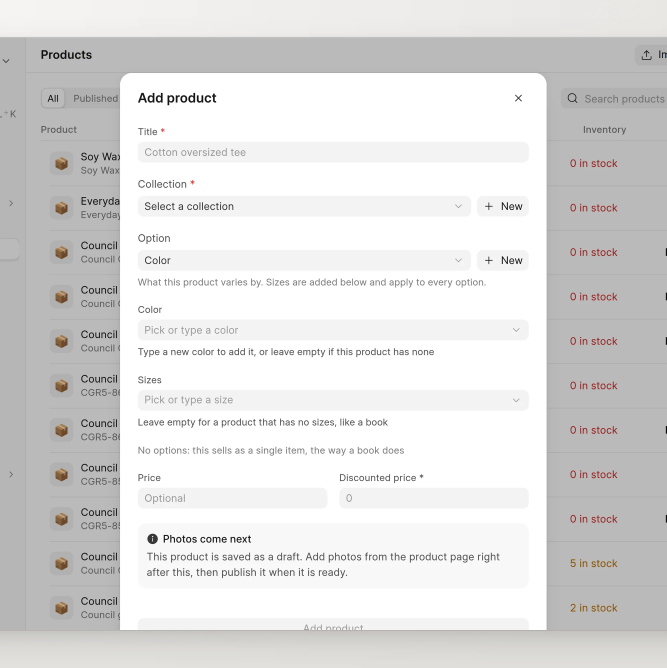
#> input picture add-product-before.webp, 2000 x 2002 px, given in place of p1.jpg, which was not available (shown at 1/3 size)
$ python crop_images.py ../../.. ../../../add-product-mobile-before.webp
#> lines starting #> are read from the running program, lines starting #| are printed output that depends on the picture
import sys
from pathlib import Path

from PIL import Image

raw_dir, out_dir = Path(sys.argv[1]), Path(sys.argv[2])
framing = {
	"p1": (0.5, 0.36, 0.78),
	"p2": (0.51, 0.52, 0.6),
	"p5": (0.5, 0.5, 0.82),
	"p7": (0.55, 0.42, 0.95),
}

for name, (centre_x, centre_y, side_fraction) in framing.items():
	image = Image.open(raw_dir / f"{name}.jpg").convert("RGB")
#> image is the input picture: PIL image 2000x2002 RGB; mean R, G, B 222.1, 221.5, 221.1
	width, height = image.size
#> width = 2000; height = 2002
	side = int(width * side_fraction)
#> side = 1560
	left = min(max(int(width * centre_x - side / 2), 0), width - side)
#> left = 220
	top = min(max(int(height * centre_y - side / 2), 0), height - side)
#> top = 0
	square = image.crop((left, top, left + side, top + side)).resize((800, 800), Image.LANCZOS)
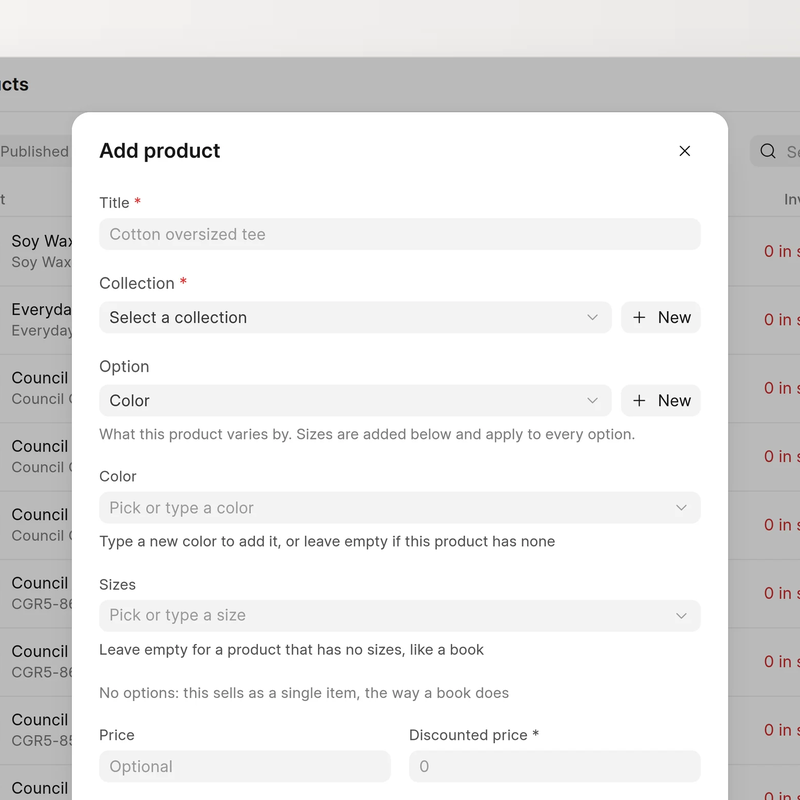
#> square: PIL image 800x800 RGB; mean R, G, B 232.7, 232.4, 232.3
	square.save(out_dir / f"{name}.jpg", quality=84, optimize=True, progressive=True)
	square.save(out_dir / f"{name}.webp", quality=82)
	thumb_width = int(800 * 52 / 64)
	thumb_left = (800 - thumb_width) // 2
	thumb = square.crop((thumb_left, 0, thumb_left + thumb_width, 800)).resize((104, 128), Image.LANCZOS)
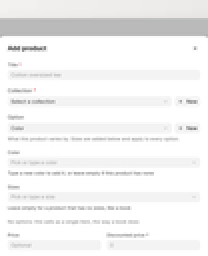
#> thumb: PIL image 104x128 RGB (shown 2 times larger); mean R, G, B 243.1, 243, 242.9
	thumb.save(out_dir / f"{name}-thumb.jpg", quality=86, optimize=True)
	card_height = int(800 * 240 / 272)
	card_top = int((800 - card_height) * 0.25)
	card = square.crop((0, card_top, 800, card_top + card_height)).resize((544, 480), Image.LANCZOS)
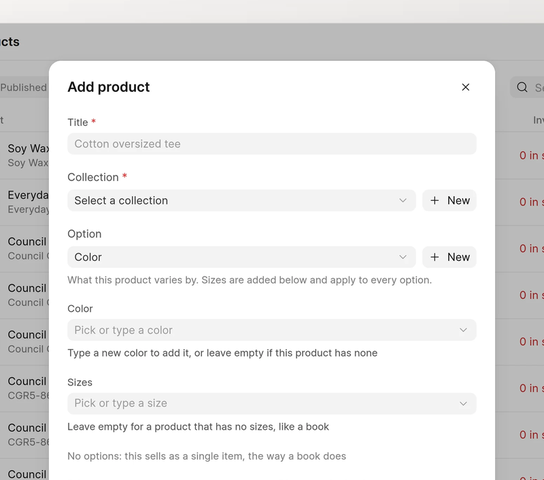
#> card: PIL image 544x480 RGB; mean R, G, B 232.1, 231.9, 231.8
	card.save(out_dir / f"{name}-card.jpg", quality=84, optimize=True, progressive=True)
#> pass 2 of the loop `for name, (centre_x, centre_y, side_fraction) in framing.items():`:
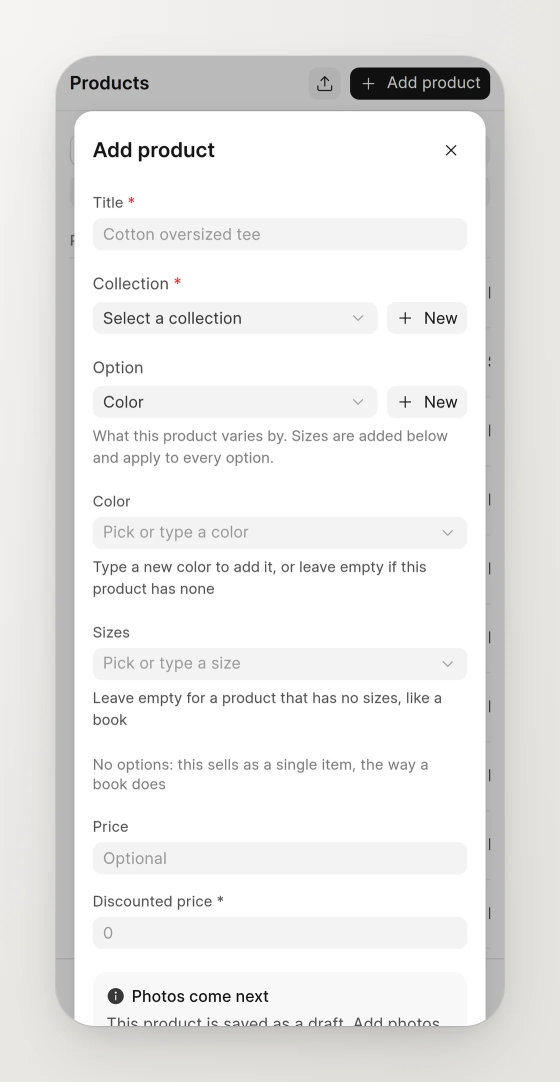
#> input picture add-product-mobile-before.webp, 1120 x 2164 px, given in place of p2.jpg, which was not available (shown at 1/2 size)
#> image is the input picture: PIL image 1120x2164 RGB; mean R, G, B 234.7, 234.2, 233.4
#> `thumb = square.crop((thumb_left, 0, thumb_left + thumb_width, 800)).re..`:
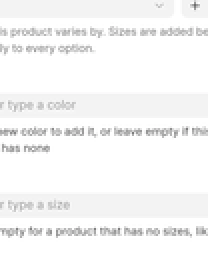
#> thumb: PIL image 104x128 RGB (shown 2 times larger); mean R, G, B 245.9, 245.9, 245.9
#> `card = square.crop((0, card_top, 800, card_top + card_height)).resize(..`:
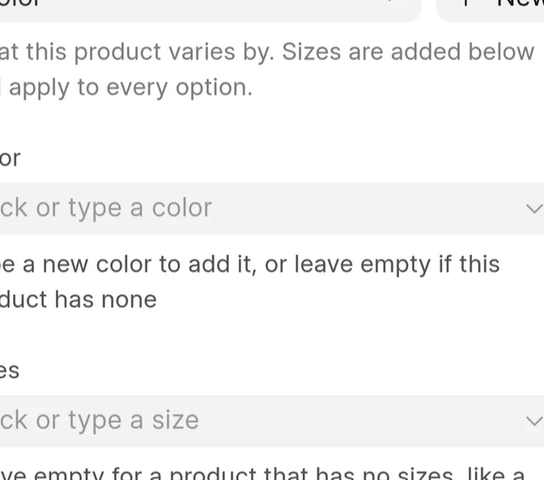
#> card: PIL image 544x480 RGB; mean R, G, B 245.8, 245.8, 245.8
#> (the run stopped early here; a loop or call above may not have finished)
